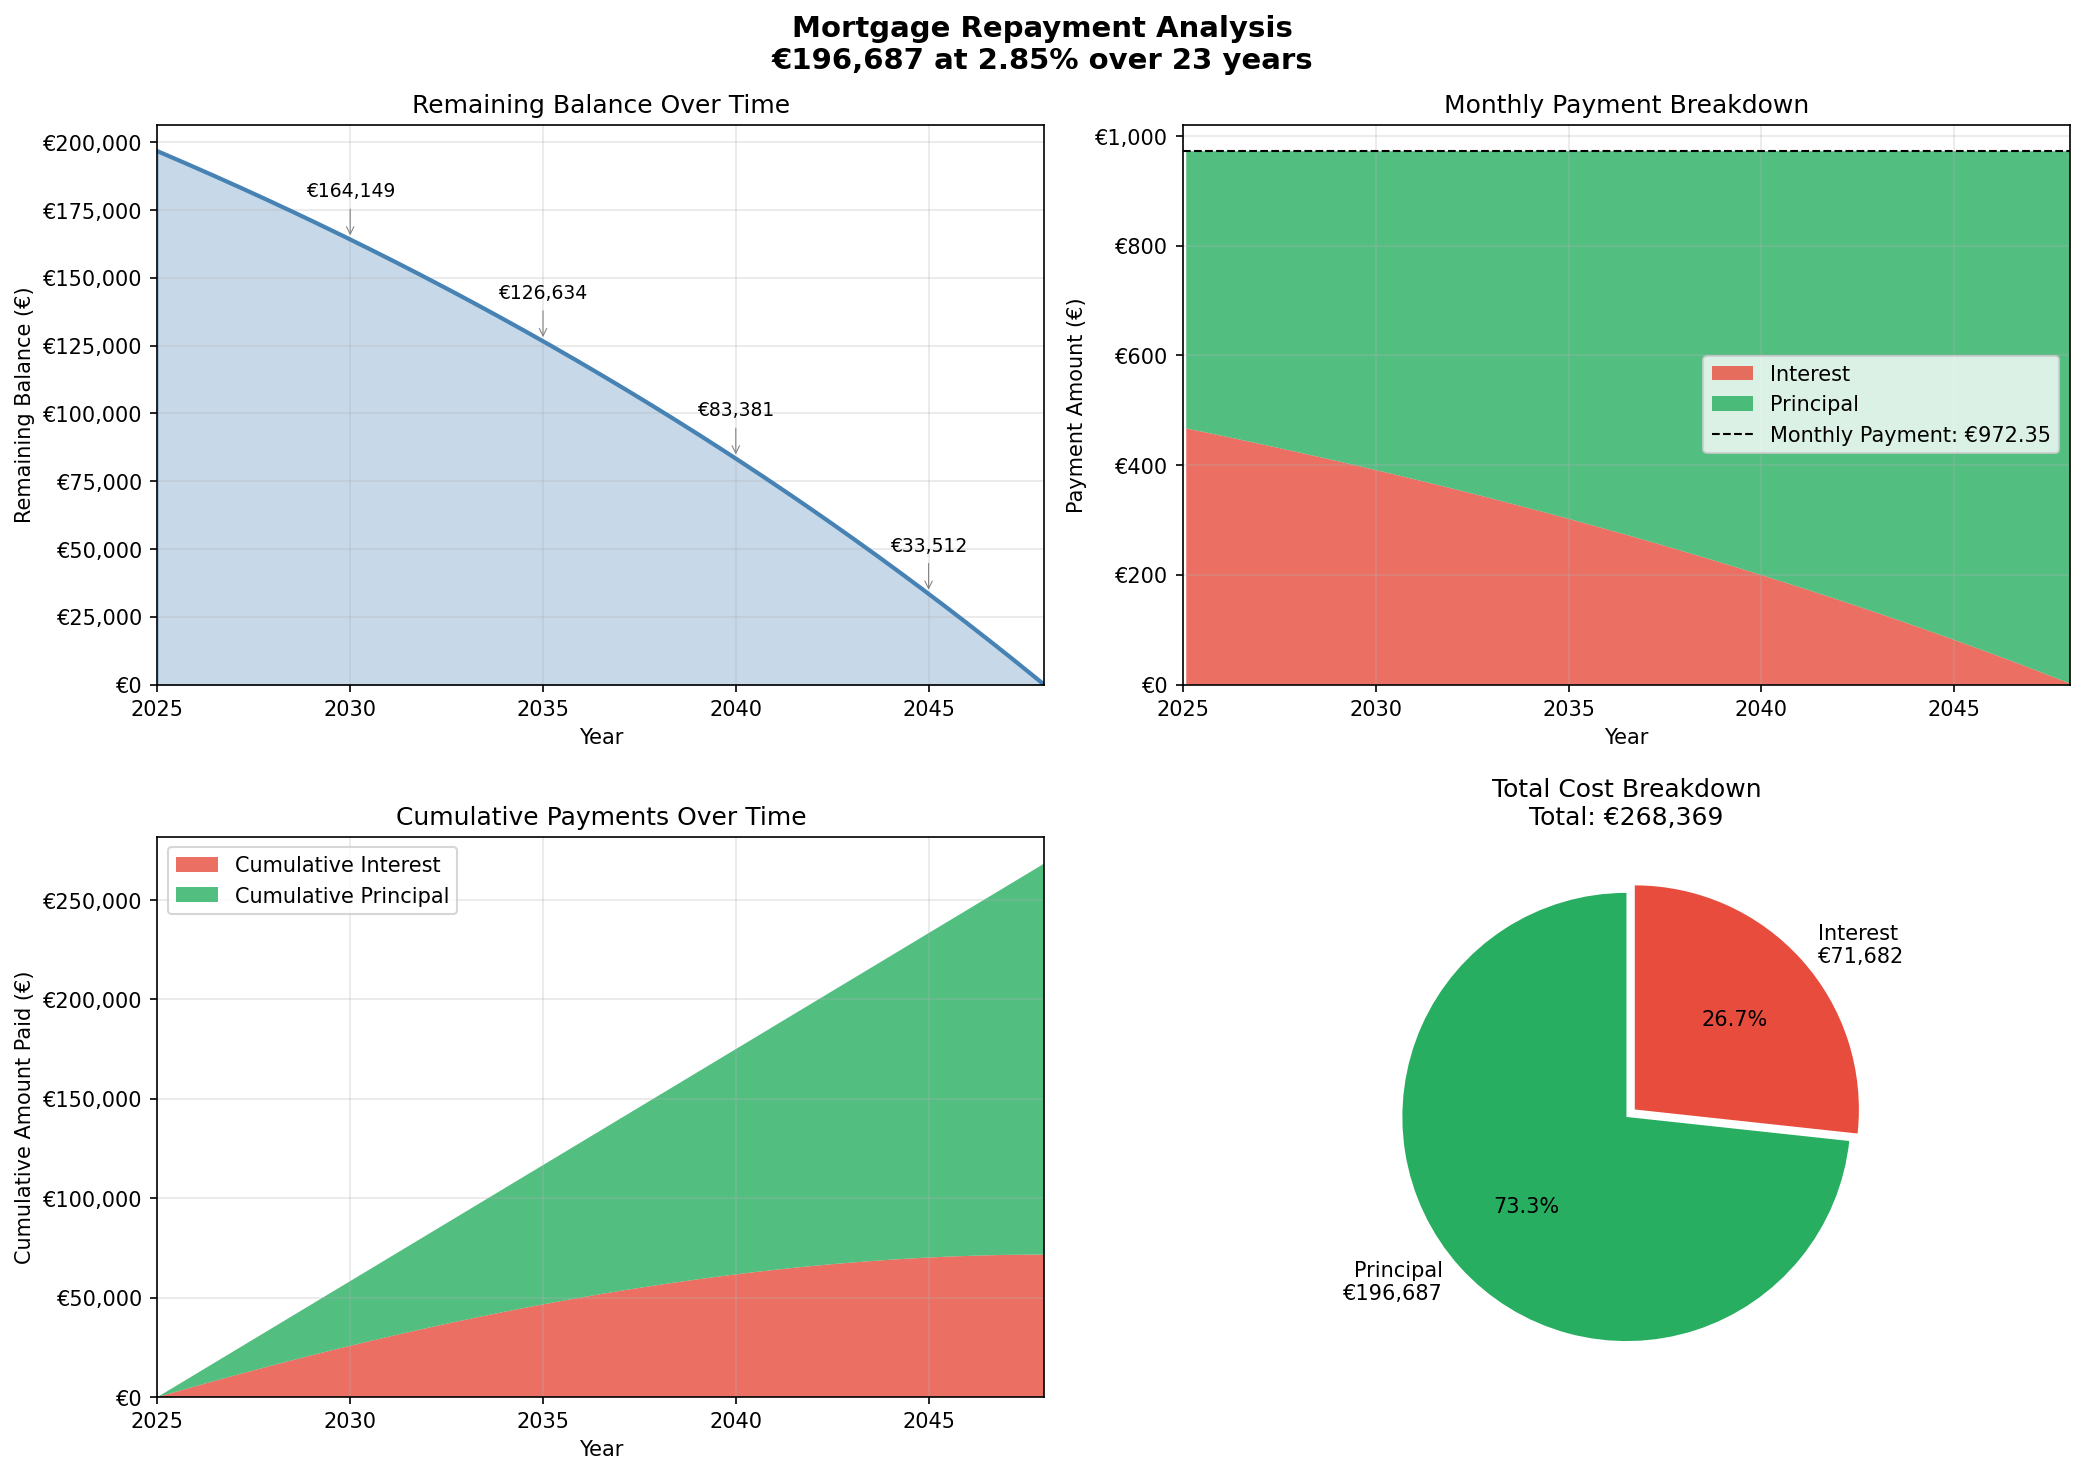

Write the Python code that produced this figure.
"""
Mortgage Repayment Visualisation
Principal: €196,687
Rate: 2.85% annual
Term: 23 years
"""

import matplotlib.pyplot as plt
import numpy as np

# Mortgage parameters
principal = 196_687
annual_rate = 2.85 / 100
term_years = 23
payments_made = 0
start_year = 2025  # Year mortgage begins

# Calculate monthly values
monthly_rate = annual_rate / 12
total_payments = term_years * 12
remaining_payments = total_payments - payments_made

# Monthly payment calculation (standard amortization formula)
monthly_payment = principal * (monthly_rate * (1 + monthly_rate)**total_payments) / ((1 + monthly_rate)**total_payments - 1)

# Generate amortization schedule
balance = principal
balances = [balance]
principal_payments = []
interest_payments = []
cumulative_principal = [0]
cumulative_interest = [0]

for month in range(1, total_payments + 1):
    interest = balance * monthly_rate
    principal_paid = monthly_payment - interest
    balance -= principal_paid

    balances.append(max(0, balance))
    principal_payments.append(principal_paid)
    interest_payments.append(interest)
    cumulative_principal.append(cumulative_principal[-1] + principal_paid)
    cumulative_interest.append(cumulative_interest[-1] + interest)

# Calculate summary statistics
total_interest = sum(interest_payments)
total_cost = principal + total_interest

# Print summary
print("=" * 50)
print("MORTGAGE SUMMARY")
print("=" * 50)
print(f"Loan Amount:        €{principal:,.2f}")
print(f"Interest Rate:      {annual_rate*100:.2f}%")
print(f"Term:               {term_years} years ({total_payments} payments)")
print(f"Monthly Payment:    €{monthly_payment:,.2f}")
print(f"Total Interest:     €{total_interest:,.2f}")
print(f"Total Cost:         €{total_cost:,.2f}")
print("=" * 50)

# Create visualisations
fig, axes = plt.subplots(2, 2, figsize=(14, 10))
fig.suptitle(f'Mortgage Repayment Analysis\n€{principal:,} at {annual_rate*100:.2f}% over {term_years} years',
             fontsize=14, fontweight='bold')

months = np.arange(0, total_payments + 1)
payment_months = np.arange(1, total_payments + 1)
years = start_year + months / 12  # Actual calendar years
payment_years = start_year + payment_months / 12
end_year = start_year + term_years

# Plot 1: Balance over time
ax1 = axes[0, 0]
ax1.fill_between(years, balances, alpha=0.3, color='steelblue')
ax1.plot(years, balances, color='steelblue', linewidth=2)
ax1.set_xlabel('Year')
ax1.set_ylabel('Remaining Balance (€)')
ax1.set_title('Remaining Balance Over Time')
ax1.set_xlim(start_year, end_year)
ax1.set_ylim(0, principal * 1.05)
ax1.grid(True, alpha=0.3)
ax1.yaxis.set_major_formatter(plt.FuncFormatter(lambda x, p: f'€{x:,.0f}'))
ax1.xaxis.set_major_locator(plt.MultipleLocator(5))

# Add markers at key points
for year_offset in [5, 10, 15, 20]:
    if year_offset <= term_years:
        idx = year_offset * 12
        ax1.annotate(f'€{balances[idx]:,.0f}',
                    xy=(start_year + year_offset, balances[idx]),
                    xytext=(start_year + year_offset, balances[idx] + principal*0.08),
                    ha='center', fontsize=9,
                    arrowprops=dict(arrowstyle='->', color='gray', lw=0.5))

# Plot 2: Monthly payment breakdown (stacked area)
ax2 = axes[0, 1]
ax2.stackplot(payment_years, interest_payments, principal_payments,
              labels=['Interest', 'Principal'],
              colors=['#e74c3c', '#27ae60'], alpha=0.8)
ax2.axhline(y=monthly_payment, color='black', linestyle='--', linewidth=1, label=f'Monthly Payment: €{monthly_payment:,.2f}')
ax2.set_xlabel('Year')
ax2.set_ylabel('Payment Amount (€)')
ax2.set_title('Monthly Payment Breakdown')
ax2.set_xlim(start_year, end_year)
ax2.legend(loc='right')
ax2.grid(True, alpha=0.3)
ax2.yaxis.set_major_formatter(plt.FuncFormatter(lambda x, p: f'€{x:,.0f}'))
ax2.xaxis.set_major_locator(plt.MultipleLocator(5))

# Plot 3: Cumulative payments over time
ax3 = axes[1, 0]
ax3.stackplot(years, cumulative_interest, cumulative_principal,
              labels=['Cumulative Interest', 'Cumulative Principal'],
              colors=['#e74c3c', '#27ae60'], alpha=0.8)
ax3.set_xlabel('Year')
ax3.set_ylabel('Cumulative Amount Paid (€)')
ax3.set_title('Cumulative Payments Over Time')
ax3.set_xlim(start_year, end_year)
ax3.legend(loc='upper left')
ax3.grid(True, alpha=0.3)
ax3.yaxis.set_major_formatter(plt.FuncFormatter(lambda x, p: f'€{x:,.0f}'))
ax3.xaxis.set_major_locator(plt.MultipleLocator(5))

# Plot 4: Summary pie chart
ax4 = axes[1, 1]
sizes = [principal, total_interest]
labels = [f'Principal\n€{principal:,.0f}', f'Interest\n€{total_interest:,.0f}']
colors = ['#27ae60', '#e74c3c']
explode = (0, 0.05)

wedges, texts, autotexts = ax4.pie(sizes, explode=explode, labels=labels, colors=colors,
                                   autopct='%1.1f%%', startangle=90,
                                   textprops={'fontsize': 10})
ax4.set_title(f'Total Cost Breakdown\nTotal: €{total_cost:,.0f}')

plt.tight_layout()
plt.savefig('mortgage_visualisation.png', dpi=150, bbox_inches='tight')
plt.show()

print(f"\nVisualisation saved to 'mortgage_visualisation.png'")
